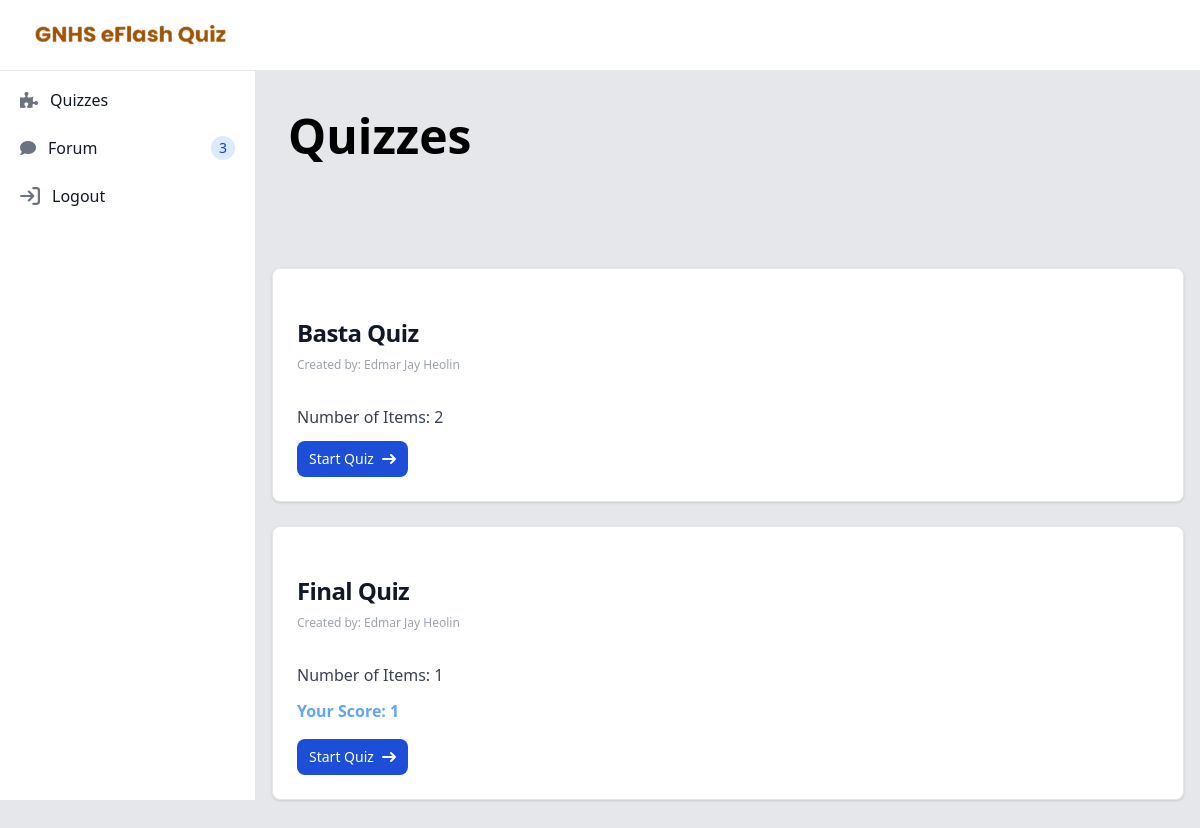
Page /student_quizzes (signed in) on the committed database.
### users/models.py (models this page shows)
class Quizz(models.Model):
    title = models.TextField()
    creator = models.ForeignKey(User, on_delete=models.CASCADE, related_name='creator')

class Score(models.Model):
    score = models.IntegerField()
    taker = models.ForeignKey(User, on_delete=models.CASCADE)
    quiz = models.ForeignKey(Quizz, on_delete=models.CASCADE)

### users/views.py (the view)
# urls.py: path('student_quizzes', views.student_quizzes, name='student_quizzes'),
@login_required(login_url='/login')
def student_quizzes(request):
    user = request.user
    quizzes = Quizz.objects.all().order_by('-id')
    taken_quizzes = Score.objects.filter(taker=user).values_list('quiz', flat=True)
    context = {
        'quizzes': quizzes,
        'taken_quizzes': taken_quizzes,
    }
    return render(request, 'student/quizzes.html', context)

### users/templates/student/quizzes.html (shortened to what this page needs)
{% load static tailwind_tags %}
<!DOCTYPE html>
<html lang="en">
	<head>
		<link
			rel="stylesheet"
			href="https://cdnjs.cloudflare.com/ajax/libs/font-awesome/5.15.3/css/all.min.css" />
		<link
			href="https://cdnjs.cloudflare.com/ajax/libs/flowbite/2.3.0/flowbite.min.css"
			rel="stylesheet" />
		{% tailwind_css %}
	</head>
	<body class="bg-gray-200 font-sans leading-normal tracking-normal">
		{% include 'includes/student_sidebar.html' %}
		<div class="p-4 sm:ml-64">
			<div class="flex mx-4 mt-24">
				<p class="text-5xl font-bold mb-24">Quizzes</p>
			</div>
			<div class="flex flex-col justify-evenly flex-wrap">
				{% for quiz in quizzes %}
				<div class="w-full p-6 bg-white border border-gray-200 rounded-lg shadow my-3">
					<a href="#">
						<h5 class="mb-2 mt-6 text-2xl font-bold tracking-tight text-gray-900">{{ quiz.title }}</h5>
						<p class="mb-8 text-xs text-gray-400">Created by: {{ quiz.creator.first_name }}</p>
					</a>
					<p class="mb-3 font-normal text-gray-700">Number of Items: {{ quiz.questions_set.all.count }}</p>
					{% with quiz.score_set.all as scores %} {% if scores %}
					<ul class="mb-4">
						{% for score in scores %}
						<li class="font-bold text-blue-400">Your Score: {{ score.score }}</li>
						{% endfor %}
					</ul>
					{% endif %} {% endwith %} {% if quiz.id in taken_quizzes %}
					<div class="ms-3 text-sm font-medium text-orange-800">You can only take this quiz once.</div>
					{% else %}
					<a
						href="{% url 'start_quiz' q_id=quiz.id %}"
						class="inline-flex items-center px-3 py-2 text-sm font-medium text-center text-white bg-blue-700 rounded-lg hover:bg-blue-800 focus:ring-4 focus:outline-none focus:ring-blue-300">
						Start Quiz
						<svg
							class="rtl:rotate-180 w-3.5 h-3.5 ms-2"
							aria-hidden="true"
							xmlns="http://www.w3.org/2000/svg"
							fill="none"
							viewBox="0 0 14 10">
							<path
								stroke="currentColor"
								stroke-linecap="round"
								stroke-linejoin="round"
								stroke-width="2"
								d="M1 5h12m0 0L9 1m4 4L9 9" />
						</svg>
					</a>
					{% endif %}
				</div>
				{% endfor %}
			</div>
		</div>
	</body>
</html>

### rows in the picture
Quizz: title "Basta Quiz", creator.first_name "Edmar Jay Heolin", questions_set.all.count "2", shows "Start Quiz"
Quizz: title "Final Quiz", creator.first_name "Edmar Jay Heolin", questions_set.all.count "1", shows "Start Quiz"
Score: score "1"
